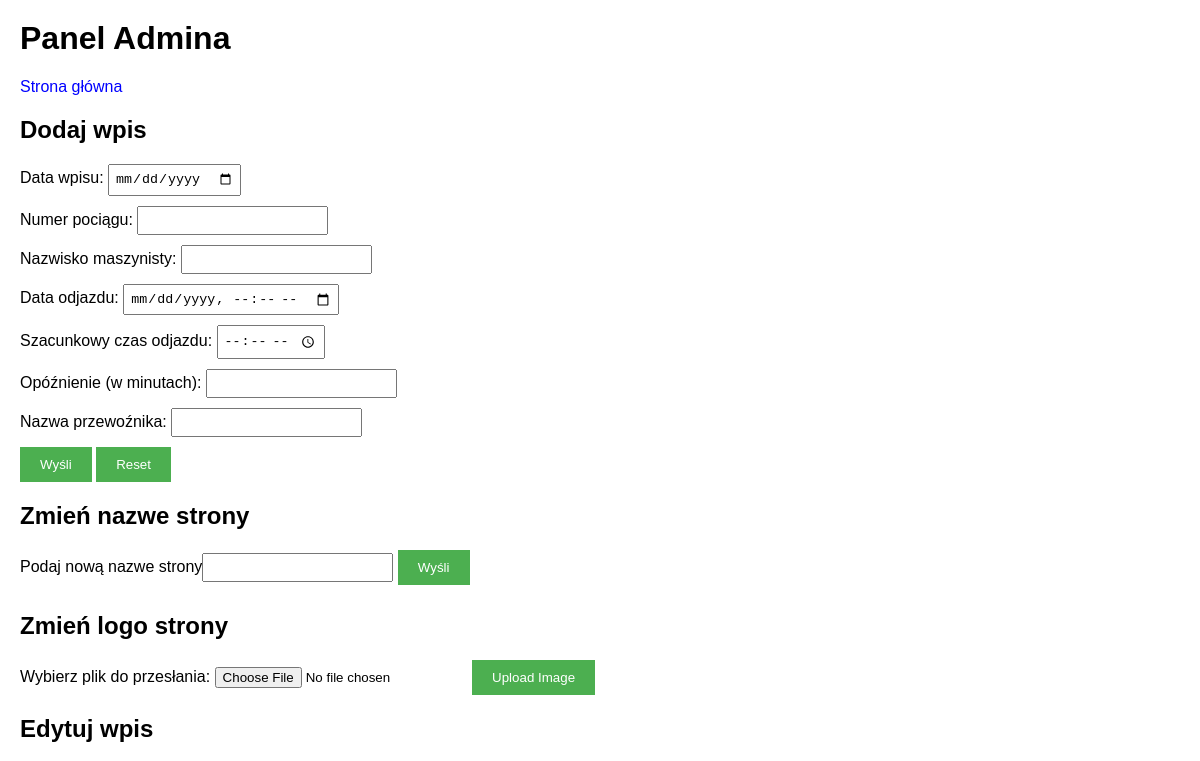
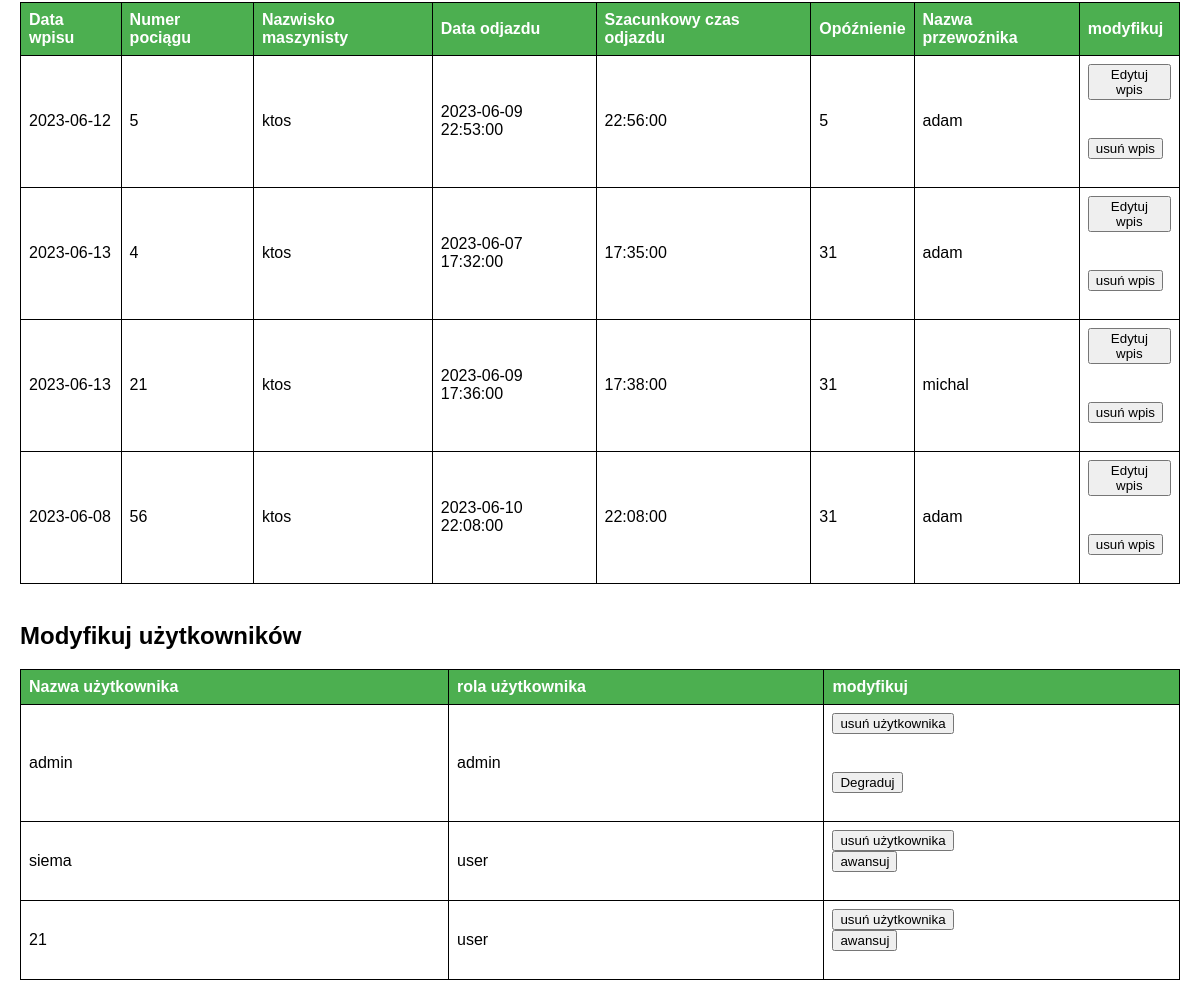
Screenshot of /pociągi/panel.php with the database file from the repository (2 pictures, top to bottom).
### tables this page shows
CREATE TABLE `pociagi` (
  `dataWp` date NOT NULL,
  `numer` int(11) NOT NULL,
  `nazwisko` text NOT NULL,
  `dataOd` datetime NOT NULL,
  `czas` time NOT NULL,
  `opoznienie` int(11) NOT NULL,
  `nazwa` text NOT NULL,
  `id` int(11) NOT NULL
);

CREATE TABLE `users` (
  `id` int(11) NOT NULL,
  `username` varchar(255) NOT NULL,
  `password` varchar(255) NOT NULL,
  `role` varchar(50) NOT NULL
);

### pociągi/panel.php (the view, shortened to what this page needs)
<html>
<head><link rel="stylesheet" href="Admin.css">
</head>
<body>
<h1>Panel Admina</h1>
<a href="glowna.php">Strona główna</a><br>
<?php
$con=mysqli_connect("localhost", "root", "", "dane");
if($con){
	$sql = "SELECT * FROM pociagi";
		$otherTrainsResult  = $con->query($sql);
}
?>
<h2>Dodaj wpis</h2>
<form action="panel.php" method="post">
		Data wpisu: <input type="date" name="dataWp"><br>
		Numer pociągu: <input type="number" name="numer"><br>
		Nazwisko maszynisty: <input type="text" name="nazwisko"><br>
		Data odjazdu: <input type="datetime-local" name="dataOd"><br>
		Szacunkowy czas odjazdu: <input type="time" name="czas"><br>
		Opóźnienie (w minutach): <input type="number" name="opoznienie"><br>
		Nazwa przewoźnika: <input type="text" name="nazwa"><br>
		<input type="submit" value="Wyśli">
		<input type="reset" value="Reset">
</form>
<h2>Zmień nazwe strony</h2>
<form action="panel.php" method="post">
        Podaj nową nazwe strony<input type="text" name="site_name">
<input type="submit" value="Wyśli">
</form>
<h2>Zmień logo strony</h2>
<form action="panel.php" method="post" enctype="multipart/form-data">
  Wybierz plik do przesłania:
  <input type="file" name="fileToUpload" id="fileToUpload">
  <input type="submit" value="Upload Image" name="submit">
</form>
<h2>Edytuj wpis</h4>
	<table>
        <tr>
            <th>Data wpisu</th>
            <th>Numer pociągu</th>
            <th>Nazwisko maszynisty</th>
            <th>Data odjazdu</th>
            <th>Szacunkowy czas odjazdu</th>
            <th>Opóźnienie</th>
            <th>Nazwa przewoźnika</th>
			<th>modyfikuj</th>
        </tr>
		<?php while ($row = $otherTrainsResult ->fetch_assoc()): ?>
		<tr>
            <td><?php echo $row['dataWp']; ?></td>
            <td><?php echo $row['numer']; ?></td>
            <td><?php echo $row['nazwisko']; ?></td>
            <td><?php echo $row['dataOd']; ?></td>
            <td><?php echo $row['czas']; ?></td>
            <td><?php echo $row['opoznienie']; ?></td>
            <td><?php echo $row['nazwa']; ?></td>
			<td><form action="panel.php" method="post"><button type="submit" name="edytuj">Edytuj wpis</button><input type="hidden" value="<?php echo $row['id']; ?>" name="idWp"></form><br>
			<form action="panel.php" method="post"><button type="submit" name="Usun">usuń wpis</button><input type="hidden" value="<?php echo $row['id']; ?>" name="idWp"></form></td>
        </tr>
		<?php endwhile;
	    $username = $_SESSION['username'];
	    $us = "SELECT * FROM users WHERE username !='$username'";
		$userResult  = $con->query($us);
?>
</table><br>
<h2>Modyfikuj użytkowników<h2>
<table>
        <tr>
            <th>Nazwa użytkownika</th>
            <th>rola użytkownika</th>
			<th>modyfikuj</th>
        </tr>
		<?php while ($row = $userResult ->fetch_assoc()): ?>
		<tr>
            <td><?php echo $row['username']; ?></td>
            <td><?php echo $row['role']; ?></td>
			<td><form action="panel.php" method="post"><button type="submit" name="UsunUz">usuń użytkownika</button><input type="hidden" value="<?php echo $row['id']; ?>" name="idUs"></form><br>
			<?php $rola= $row ['role']; if($rola =='user'){?><form action="panel.php" method="post"><button type="submit" name="AwansujUz">awansuj</button><input type="hidden" value="<?php echo $row['id']; ?>" name="idUp"><?php }else{?>
			<form action="panel.php" method="post"><button type="submit" name="DegradujUs">Degraduj</button><input type="hidden" value="<?php echo $row['id']; ?>" name="idDg"><?php } ?></td>
        </tr>
		<?php endwhile;?>
		</table>
</body>
</html>

### pociągi/Admin.css (style rules this page uses)
body { font-family: Arial, sans-serif; margin: 20px; }
a { color: blue; text-decoration: none; }
form { margin-bottom: 20px; }
input[type="date"], input[type="number"], input[type="text"], input[type="datetime-local"], input[type="time"] { margin-bottom: 10px; padding: 5px; }
input[type="submit"], input[type="reset"] { padding: 10px 20px; background-color: #4CAF50; color: white; border: none; cursor: pointer; }
table { width: 100%; border-collapse: collapse; }
table th, table td { padding: 8px; text-align: left; border: 1px solid black; }
table th { background-color: #4CAF50; color: white; }

### rows the page displays
pociagi: dataWp "2023-06-12", numer "5", nazwisko "ktos", dataOd "2023-06-09 22:53:00", czas "22:56:00", opoznienie "5", nazwa "adam"
pociagi: dataWp "2023-06-13", numer "4", nazwisko "ktos", dataOd "2023-06-07 17:32:00", czas "17:35:00", opoznienie "31", nazwa "adam"
pociagi: dataWp "2023-06-13", numer "21", nazwisko "ktos", dataOd "2023-06-09 17:36:00", czas "17:38:00", opoznienie "31", nazwa "michal"
pociagi: dataWp "2023-06-08", numer "56", nazwisko "ktos", dataOd "2023-06-10 22:08:00", czas "22:08:00", opoznienie "31", nazwa "adam"
users: username "admin", role "admin"
users: username "siema", role "user"
users: username "21", role "user"
